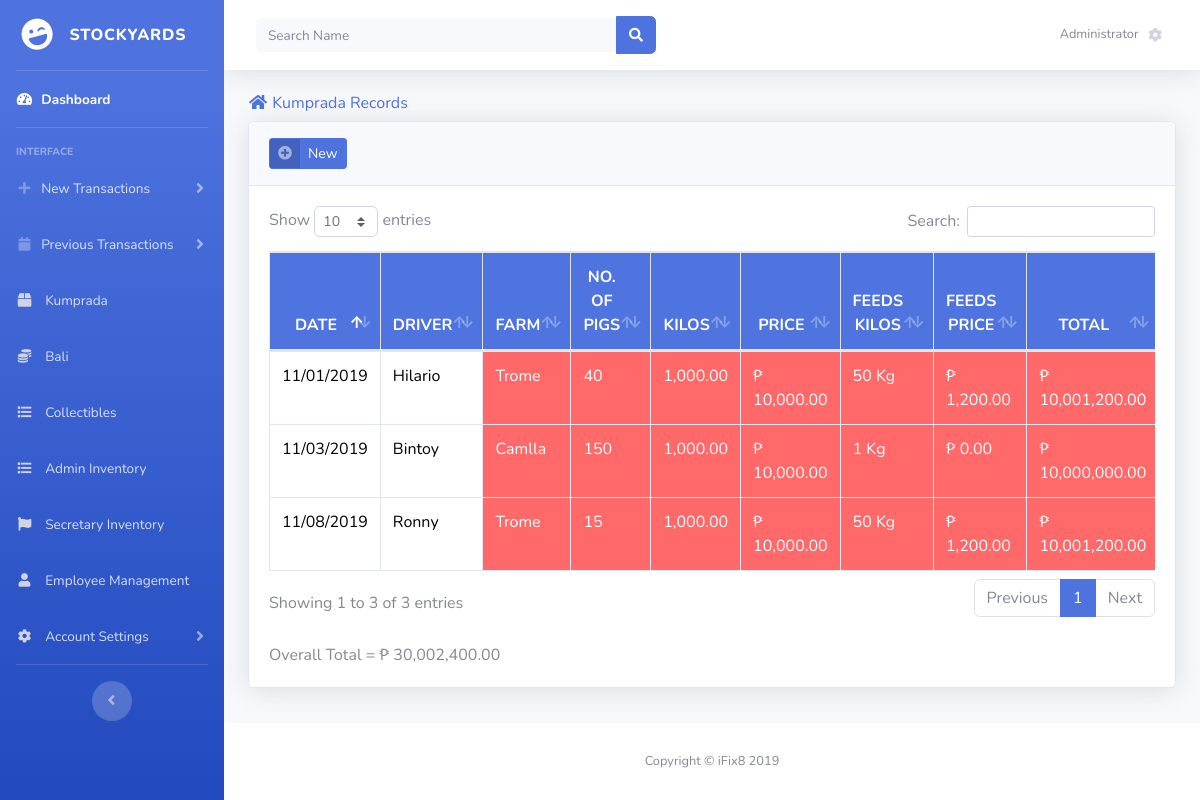
/admin/kumprada.php, run on an earlier commit of the app's database.
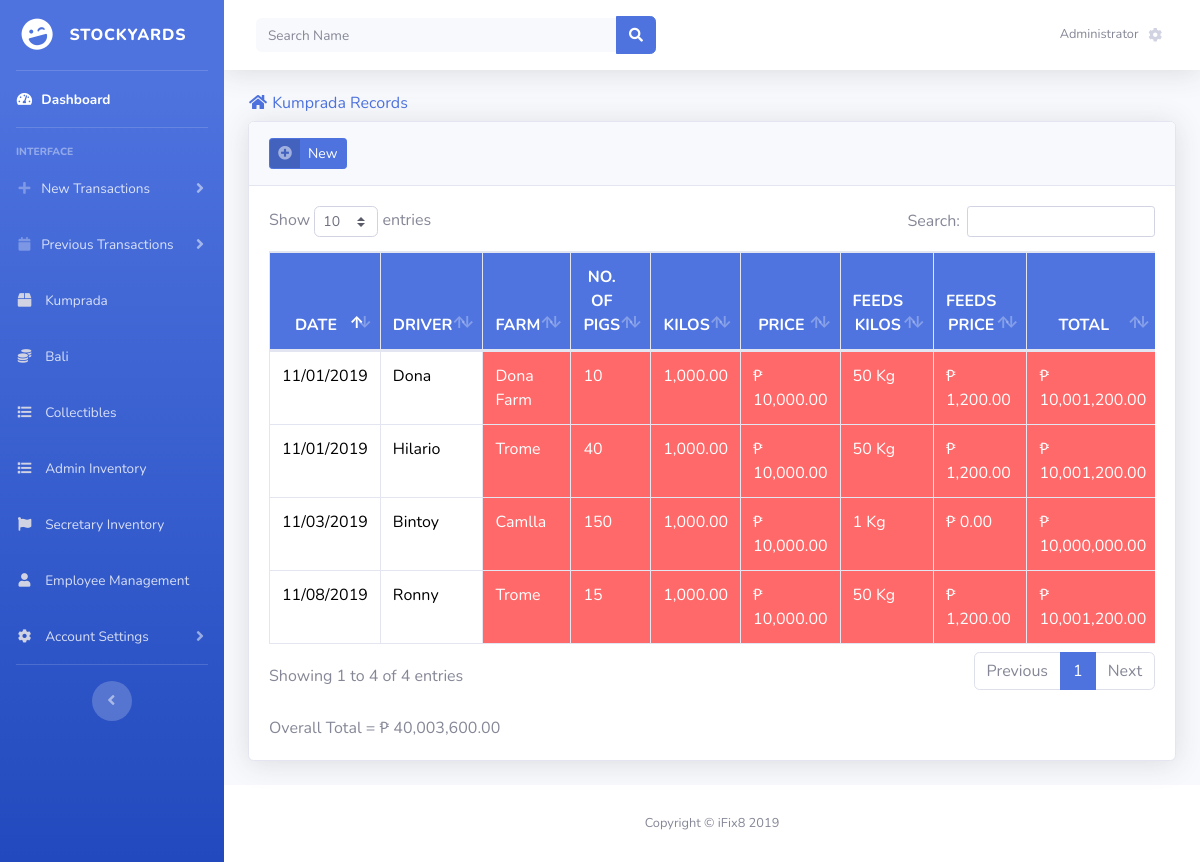
And on a later commit of the database.
### tables this page shows
CREATE TABLE `kumprada` (
  `id` int(11) NOT NULL,
  `date` varchar(20) NOT NULL,
  `driver` varchar(50) NOT NULL,
  `farm` varchar(50) NOT NULL,
  `no_pigs` int(20) NOT NULL,
  `pig_kilo` int(20) NOT NULL,
  `pig_price` int(30) NOT NULL,
  `feeds_kilo` int(10) NOT NULL,
  `feeds_price` int(10) NOT NULL,
  `total_expenses` int(10) NOT NULL,
  `is_paid` tinyint(1) NOT NULL
);

### admin/table-kumprada.php (the view, shortened to what this page needs)
<?php
    $sql = "SELECT * FROM kumprada ORDER BY id DESC";
$result = mysqli_query($link, $sql) or die('Error querying database.');
$data = mysqli_fetch_assoc($result);
?>
<?php if (empty($data)): ?>
    No Records Found.
<?php else: ?>
<div class="table-responsive">
    <table class="table table-bordered" id="dataTable">
        <thead>
            <tr>
                <th>DATE</th>
                <th>DRIVER</th>
                <th>FARM</th>
                <th>NO. OF PIGS</th>
                <th>KILOS</th>
                <th>PRICE</th>
                <th>FEEDS KILOS</th>
                <th>FEEDS PRICE</th>
                <th>TOTAL</th>
            </tr>
        </thead>
        <tbody>
            <?php
                $pskey=0;
                $name='';
                $name2='';
                $name1 = array();
                $overalltotal=0;
                $totalamount=0;
                $keyrow = array();
                foreach ($result as $key => $value) {
                    $name1[]=$value;
                }
                foreach ($result as $key => $value) {
                        if ($name2 != $value['driver']) {
                            foreach ($name1 as $k => $names) {
                                if ($names['driver'] == $value['driver']) {
                                    $pskey++;
                                    $totalamount += $names['pig_price'] * $names['pig_kilo'] + $names['feeds_price'];
                                    unset($name1[$k]);
                                } else { break; }
                            }
                            $overalltotal += $totalamount;
                            $keyrow[$key] = $pskey;
                        }
                        $name2 = $value['driver']; $pskey = 0; $totalamount=0;
                    }
                foreach ($result as $key => $value):
            ?>
                <tr>
                    <?php if ($name != $value['driver']): ?>
                    <td rowspan="<?php echo $keyrow[$key]; ?>">
                        <?php echo date('m/d/Y' ,strtotime($value['date'])); ?>
                    </td>
                    <td rowspan="<?php echo $keyrow[$key]; ?>"  >
                        <?php echo $value['driver']; ?>
                    </td>
                    <?php endif; ?>
                    <td <?php echo ($value['is_paid']==0)?'style=background:#ff000096;color:#ffff':'style=background:#0080008a;color:#ffff'; ?> ><?php echo $value['farm']; ?></td>
                    <td <?php echo ($value['is_paid']==0)?'style=background:#ff000096;color:#ffff':'style=background:#0080008a;color:#ffff'; ?> ><?php echo ($value['no_pigs'] == 0) ? '': $value['no_pigs']; ?></td>
                    <td <?php echo ($value['is_paid']==0)?'style=background:#ff000096;color:#ffff':'style=background:#0080008a;color:#ffff'; ?> ><?php echo number_format($value['pig_kilo'],2); ?></td>
                    <td <?php echo ($value['is_paid']==0)?'style=background:#ff000096;color:#ffff':'style=background:#0080008a;color:#ffff'; ?> ><?php echo '&#x20b1; '. number_format($value['pig_price'],2); ?></td>
                    <td <?php echo ($value['is_paid']==0)?'style=background:#ff000096;color:#ffff':'style=background:#0080008a;color:#ffff'; ?> ><?php echo $value['feeds_kilo'] . ' Kg'; ?></td>
                    <td <?php echo ($value['is_paid']==0)?'style=background:#ff000096;color:#ffff':'style=background:#0080008a;color:#ffff'; ?> ><?php echo '&#x20b1; '. number_format($value['feeds_price'],2); ?></td>
                    <td <?php echo ($value['is_paid']==0)?'style=background:#ff000096;color:#ffff':'style=background:#0080008a;color:#ffff'; ?> ><?php echo '&#x20b1; '. number_format($value['pig_kilo'] * $value['pig_price'] + $value['feeds_price'],2); ?></td>
                </tr>
            <?php
                $name=$value['driver'];
                endforeach;
            ?>
        </tbody>
    </table>
    <br>
    Overall Total = <?php echo '&#x20b1; '. number_format($overalltotal,2); ?>
</div>
<?php endif; ?>

What changed in the data, as far as the page shows it:
added kumprada: date "11/01/2019", driver "Dona", farm "Dona Farm", no_pigs "10", pig_kilo "1,000.00", pig_price "10,000.00", feeds_kilo "50", feeds_price "1,200.00", $value['pig_kilo'] * $value['pig_price'] + $value['feeds_price'] "10,001,200.00"
Also different on the page:
text written by a page script: "Show entries Search: Showing 1 to 3 of 3 entries Previous 1 Next" → "Show entries Search: Showing 1 to 4 of 4 entries Previous 1 Next"
$overalltotal: "30,002,400.00" → "40,003,600.00"
